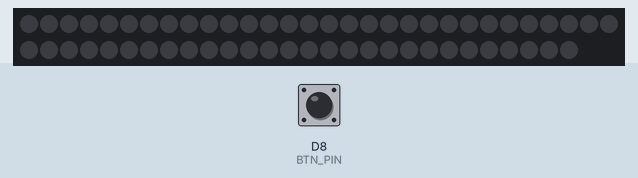
Simulated run of this sketch. Board: ESP8266 (NodeMCU). Parts: 58 RGB LEDs in strip order, left to right, continuing on the next row. The inputs (shaded band) are chosen by the test bench; at power-on: D8 (BTN_PIN) LOW. WiFi joins after 1.5 s; servers stay silent unless stated; the local clock reads 2024-03-15 10:24:30 at power-on unless the sketch sets it; EEPROM starts erased; what the sketch prints to the serial monitor is not drawn.

Above: at 5.2 s.
5.3 s: D8 (BTN_PIN) pulled HIGH for 1 s
At 7.4 s:
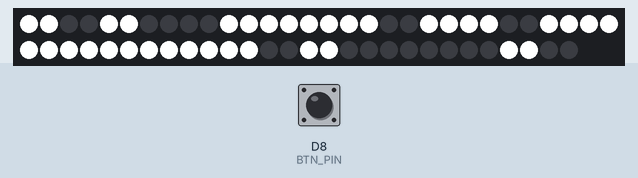
7.8 s: D8 (BTN_PIN) pulled HIGH for 0.2 s
At 9.1 s:
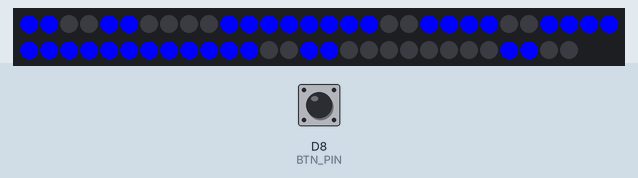
9.5 s: D8 (BTN_PIN) pulled HIGH for 3.2 s
At 9.6 s:
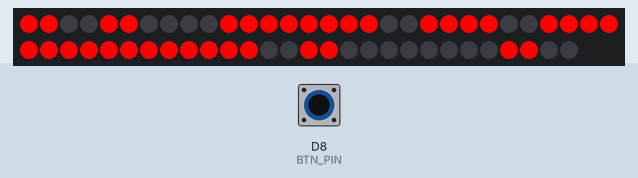
Timing chart, 0 to 12.5 s (numbered marks = the images above; inputs shaded):
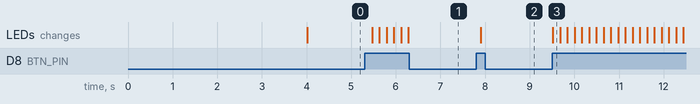

The sketch:

Plywood-7-Segment-Digital-Clock.ino
```cpp
// (licence header left out)
#include <ESP8266WiFi.h>
#include <WiFiClient.h>
#include <time.h>
#include <FastLED.h>
#include <EEPROM.h>

const char *WIFI_NETWORK_NAME = "***";              // Change to your wifi network name
const char *WIFI_PASSWORD = "***";                  // Change to your wifi password
float timeZone = 1.0;                               // Change this value to your local timezone (in my case +1 for Amsterdam)
const int DAY_LIGHT_OFFSET_SECONDS = 3600;          // Daylight saving

const char *TIME_SERVER = "pool.ntp.org";
const int EPOCH_1_1_2019 = 1546300800;
time_t now;

#define NUM_LEDS 58
#define DATA_PIN 6
CRGB LEDs[NUM_LEDS];

byte nrOfLEDsPerSegment = 2;
void displayNumber(byte, byte);
void displayDots();

#define BTN_PIN D8

#define arr_len( x )  ( sizeof( x ) / sizeof( *x ) )
CRGB colors[] = {CRGB::Red, CRGB::RoyalBlue, CRGB::Green, CRGB::Yellow, CRGB::Magenta, CRGB::White, CRGB::Blue};
byte colorSize = arr_len(colors);
byte colorIndex = 0;
CRGB color = colors[colorIndex];

void setup() {

  pinMode(BTN_PIN, INPUT);

  // Initialize LED strip
  FastLED.delay(2000);

  // Check if you're LED strip is a RGB or GRB version (third parameter)
  FastLED.addLeds<WS2812B, DATA_PIN, GRB>(LEDs, NUM_LEDS);

  Serial.begin(115200);

  WiFi.begin(WIFI_NETWORK_NAME, WIFI_PASSWORD);

  while (WiFi.status() != WL_CONNECTED)
  {
    delay(500);
    Serial.print(".");
  }

  configTime(timeZone, DAY_LIGHT_OFFSET_SECONDS, TIME_SERVER);

  while (now < EPOCH_1_1_2019)
  {
    now = time(nullptr);
    delay(500);
    Serial.print("*");
  }

  // If color is stored previously, than restore
  EEPROM.begin(1);
  colorIndex = EEPROM.read(0);
  if (colorIndex >= 0) {
    color = colors[colorIndex];
    Serial.print("Previous color found: ");
    Serial.println(colorIndex);
  } else {
    Serial.print("Previous color not found: ");
    Serial.println(colorIndex);
  }
}

void loop() {

  int buttonState = digitalRead(BTN_PIN);
  if (buttonState == HIGH) {
    Serial.println("Button Pushed");
    colorIndex += 1;
    if (colorIndex >= colorSize)
      colorIndex = 0;

    color = colors[colorIndex];

    EEPROM.write(0, colorIndex);
    EEPROM.end();
    Serial.print("Color index stored: ");
    Serial.println(colorIndex);
  }

  struct tm *timeinfo;
  time(&now);
  timeinfo = localtime(&now);

  int hour = timeinfo->tm_hour;
  int mins = timeinfo->tm_min;

  byte h1 = hour / 10;
  byte h2 = hour % 10;
  byte m1 = mins / 10;
  byte m2 = mins % 10;

  displayDots();

  if (h1 > 0)
    displayNumber(h1,3);

  displayNumber(h2,2);
  displayNumber(m1,1);
  displayNumber(m2,0);

  delay(150);
}

void displayNumber(byte number, byte segment) {

  // segment from left to right: 3, 2, 1, 0
  byte startindex = 0;
  switch (segment) {
    case 0:
      startindex = 0;
      break;
    case 1:
      startindex = 14;
      break;
    case 2:
      startindex = 30;
      break;
    case 3:
      startindex = 44;
      break;
  }

/*

Indexes of LEDs (2 per segment):

    47 46        33 32            17 16        3  2
  48     45    34     31        18     15    4      1
  49     44    35     30   29   19     14    5      0
    57 56        43 42            27 26       13 12
  50     55    36     41   28   20     25    6     11
  51     54    37     40        21     24    7     10
    52 53        38 39            22 23        8  9

*/

  int numbers[] = {
    0b00111111111111,  // 0
    0b00110000000011,  // 1
    0b11001111001111,  // 2
    0b11111100001111,  // 3
    0b11110000110011,  // 4
    0b11111100111100,  // 5
    0b11111111111100,  // 6
    0b00110000001111,  // 7
    0b11111111111111,  // 8
    0b11111100111111,  // 9
    0b00000000000000,  // 10 off
  };

  for (byte i=0; i<14; i++){
    LEDs[i + startindex] = ((numbers[number] & 1 << i) == 1 << i) ? color : CRGB::Black;
  }

  FastLED.show();
}

void allOff() {

  for (int i=0; i<NUM_LEDS; i++){
    LEDs[i] = CRGB::Black;
  }
  FastLED.show();

}

void allOn(CRGB color) {

  for (int i=0; i<NUM_LEDS; i++){
    LEDs[i] = color;
  }
  FastLED.show();

}

void displayDots() {
   LEDs[28] = color;
   LEDs[29] = color;
   FastLED.show();
}
```

Measured:
- after the input at 5.3 s, the LEDs: first change after 0.17 s (image 1 shows a later state)
- after the input at 7.8 s, the LEDs: change after 0.10 s (image 2)
- after the input at 9.5 s, the LEDs: change at once (image 3)
